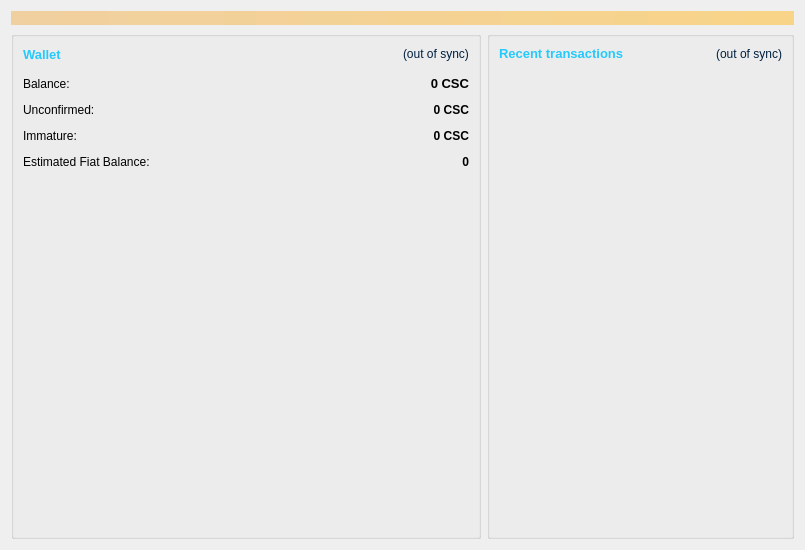
<?xml version="1.0" encoding="UTF-8"?>
<ui version="4.0">
 <class>OverviewPage</class>
 <widget class="QWidget" name="OverviewPage">
  <property name="geometry">
   <rect>
    <x>0</x>
    <y>0</y>
    <width>805</width>
    <height>550</height>
   </rect>
  </property>
  <property name="windowTitle">
   <string>Form</string>
  </property>
  <layout class="QVBoxLayout" name="topLayout">
   <item>
    <widget class="QLabel" name="labelAlerts">
     <property name="visible">
      <bool>false</bool>
     </property>
     <property name="styleSheet">
      <string notr="true">background-color: qlineargradient(x1: 0, y1: 0, x2: 1, y2: 0, stop:0 #F0D0A0, stop:1 #F8D488); color:#000000;</string>
     </property>
     <property name="wordWrap">
      <bool>true</bool>
     </property>
     <property name="margin">
      <number>3</number>
     </property>
    </widget>
   </item>
   <item>
    <layout class="QHBoxLayout" name="horizontalLayout" stretch="1,0">
     <item>
      <layout class="QVBoxLayout" name="verticalLayout_2">
       <property name="spacing">
        <number>7</number>
       </property>
       <item>
        <widget class="QGroupBox" name="groupBox">
         <property name="minimumSize">
          <size>
           <width>470</width>
           <height>0</height>
          </size>
         </property>
         <property name="maximumSize">
          <size>
           <width>470</width>
           <height>16777215</height>
          </size>
         </property>
         <layout class="QVBoxLayout" name="verticalLayout_4">
          <property name="topMargin">
           <number>7</number>
          </property>
          <property name="bottomMargin">
           <number>7</number>
          </property>
          <item>
           <layout class="QFormLayout" name="formLayout_2">
            <property name="fieldGrowthPolicy">
             <enum>QFormLayout::AllNonFixedFieldsGrow</enum>
            </property>
            <property name="horizontalSpacing">
             <number>12</number>
            </property>
            <property name="verticalSpacing">
             <number>12</number>
            </property>
            <item row="0" column="0" colspan="2">
             <layout class="QHBoxLayout" name="horizontalLayout_4">
              <item>
               <widget class="QLabel" name="label_5">
                <property name="font">
                 <font>
                  <pointsize>10</pointsize>
                  <weight>75</weight>
                  <bold>true</bold>
                 </font>
                </property>
                <property name="styleSheet">
                 <string notr="true">color: rgb(37, 201, 252);</string>
                </property>
                <property name="text">
                 <string>Wallet</string>
                </property>
               </widget>
              </item>
              <item>
               <spacer name="horizontalSpacer_2">
                <property name="orientation">
                 <enum>Qt::Horizontal</enum>
                </property>
                <property name="sizeHint" stdset="0">
                 <size>
                  <width>40</width>
                  <height>20</height>
                 </size>
                </property>
               </spacer>
              </item>
              <item>
               <widget class="QLabel" name="labelWalletStatus">
                <property name="toolTip">
                 <string>The displayed information may be out of date. Your wallet automatically synchronizes with the CasinoCoin network after a connection is established, but this process has not completed yet.</string>
                </property>
                <property name="styleSheet">
                 <string notr="true">color: rgb(0, 32, 64);</string>
                </property>
                <property name="text">
                 <string notr="true">(out of sync)</string>
                </property>
                <property name="alignment">
                 <set>Qt::AlignLeading|Qt::AlignLeft|Qt::AlignVCenter</set>
                </property>
               </widget>
              </item>
             </layout>
            </item>
            <item row="1" column="0">
             <widget class="QLabel" name="labelBalanceText">
              <property name="text">
               <string>Balance:</string>
              </property>
             </widget>
            </item>
            <item row="1" column="1">
             <widget class="QLabel" name="labelBalance">
              <property name="font">
               <font>
                <pointsize>10</pointsize>
                <weight>75</weight>
                <bold>true</bold>
               </font>
              </property>
              <property name="cursor">
               <cursorShape>IBeamCursor</cursorShape>
              </property>
              <property name="toolTip">
               <string>Your current balance</string>
              </property>
              <property name="text">
               <string notr="true">0 CSC</string>
              </property>
              <property name="alignment">
               <set>Qt::AlignRight|Qt::AlignTrailing|Qt::AlignVCenter</set>
              </property>
              <property name="textInteractionFlags">
               <set>Qt::LinksAccessibleByMouse|Qt::TextSelectableByKeyboard|Qt::TextSelectableByMouse</set>
              </property>
             </widget>
            </item>
            <item row="2" column="0">
             <widget class="QLabel" name="labelUnconfirmedText">
              <property name="text">
               <string>Unconfirmed:</string>
              </property>
             </widget>
            </item>
            <item row="2" column="1">
             <widget class="QLabel" name="labelUnconfirmed">
              <property name="font">
               <font>
                <weight>75</weight>
                <bold>true</bold>
               </font>
              </property>
              <property name="cursor">
               <cursorShape>IBeamCursor</cursorShape>
              </property>
              <property name="toolTip">
               <string>Total of transactions that have yet to be confirmed, and do not yet count toward the current balance</string>
              </property>
              <property name="text">
               <string notr="true">0 CSC</string>
              </property>
              <property name="alignment">
               <set>Qt::AlignRight|Qt::AlignTrailing|Qt::AlignVCenter</set>
              </property>
              <property name="textInteractionFlags">
               <set>Qt::LinksAccessibleByMouse|Qt::TextSelectableByKeyboard|Qt::TextSelectableByMouse</set>
              </property>
             </widget>
            </item>
            <item row="3" column="0">
             <widget class="QLabel" name="labelImmatureText">
              <property name="text">
               <string>Immature:</string>
              </property>
             </widget>
            </item>
            <item row="3" column="1">
             <widget class="QLabel" name="labelImmature">
              <property name="font">
               <font>
                <weight>75</weight>
                <bold>true</bold>
               </font>
              </property>
              <property name="toolTip">
               <string>Mined balance that has not yet matured</string>
              </property>
              <property name="text">
               <string notr="true">0 CSC</string>
              </property>
              <property name="alignment">
               <set>Qt::AlignRight|Qt::AlignTrailing|Qt::AlignVCenter</set>
              </property>
              <property name="textInteractionFlags">
               <set>Qt::LinksAccessibleByMouse|Qt::TextSelectableByKeyboard|Qt::TextSelectableByMouse</set>
              </property>
             </widget>
            </item>
            <item row="4" column="0">
             <widget class="QLabel" name="labelBalanceFiatText">
              <property name="text">
               <string>Estimated Fiat Balance:</string>
              </property>
             </widget>
            </item>
            <item row="4" column="1">
             <widget class="QLabel" name="labelBalanceFiat">
              <property name="font">
               <font>
                <weight>75</weight>
                <bold>true</bold>
               </font>
              </property>
              <property name="toolTip">
               <string>Estimated Fiat balance calculated against current market value</string>
              </property>
              <property name="text">
               <string notr="true">0</string>
              </property>
              <property name="alignment">
               <set>Qt::AlignRight|Qt::AlignTrailing|Qt::AlignVCenter</set>
              </property>
              <property name="textInteractionFlags">
               <set>Qt::LinksAccessibleByMouse|Qt::TextSelectableByKeyboard|Qt::TextSelectableByMouse</set>
              </property>
             </widget>
            </item>
            <item row="5" column="0" colspan="2">
             <spacer name="verticalSpacer">
              <property name="orientation">
               <enum>Qt::Vertical</enum>
              </property>
              <property name="sizeHint" stdset="0">
               <size>
                <width>20</width>
                <height>100</height>
               </size>
              </property>
             </spacer>
            </item>
           </layout>
          </item>
          <item>
           <layout class="QVBoxLayout" name="verticalLayoutAdvertWidget"/>
          </item>
         </layout>
        </widget>
       </item>
      </layout>
     </item>
     <item>
      <layout class="QVBoxLayout" name="verticalLayout_3">
       <item>
        <widget class="QGroupBox" name="groupBox_2">
         <property name="minimumSize">
          <size>
           <width>150</width>
           <height>0</height>
          </size>
         </property>
         <layout class="QVBoxLayout" name="verticalLayout">
          <property name="topMargin">
           <number>7</number>
          </property>
          <property name="bottomMargin">
           <number>7</number>
          </property>
          <item>
           <layout class="QHBoxLayout" name="horizontalLayout_2">
            <item>
             <widget class="QLabel" name="label_4">
              <property name="font">
               <font>
                <pointsize>10</pointsize>
               </font>
              </property>
              <property name="styleSheet">
               <string notr="true">color:rgb(37, 201, 252);</string>
              </property>
              <property name="text">
               <string>&lt;b&gt;Recent transactions&lt;/b&gt;</string>
              </property>
             </widget>
            </item>
            <item>
             <spacer name="horizontalSpacer">
              <property name="orientation">
               <enum>Qt::Horizontal</enum>
              </property>
              <property name="sizeHint" stdset="0">
               <size>
                <width>40</width>
                <height>20</height>
               </size>
              </property>
             </spacer>
            </item>
            <item>
             <widget class="QLabel" name="labelTransactionsStatus">
              <property name="toolTip">
               <string>The displayed information may be out of date. Your wallet automatically synchronizes with the CasinoCoin network after a connection is established, but this process has not completed yet.</string>
              </property>
              <property name="styleSheet">
               <string notr="true">color:rgb(0, 32, 64);</string>
              </property>
              <property name="text">
               <string notr="true">(out of sync)</string>
              </property>
              <property name="alignment">
               <set>Qt::AlignRight|Qt::AlignTrailing|Qt::AlignVCenter</set>
              </property>
             </widget>
            </item>
           </layout>
          </item>
          <item>
           <widget class="QListView" name="listTransactions">
            <property name="styleSheet">
             <string notr="true">QListView { background: transparent; }</string>
            </property>
            <property name="frameShape">
             <enum>QFrame::NoFrame</enum>
            </property>
            <property name="verticalScrollBarPolicy">
             <enum>Qt::ScrollBarAlwaysOff</enum>
            </property>
            <property name="horizontalScrollBarPolicy">
             <enum>Qt::ScrollBarAlwaysOff</enum>
            </property>
            <property name="selectionMode">
             <enum>QAbstractItemView::NoSelection</enum>
            </property>
           </widget>
          </item>
         </layout>
        </widget>
       </item>
      </layout>
     </item>
    </layout>
   </item>
  </layout>
 </widget>
 <resources/>
 <connections/>
</ui>
